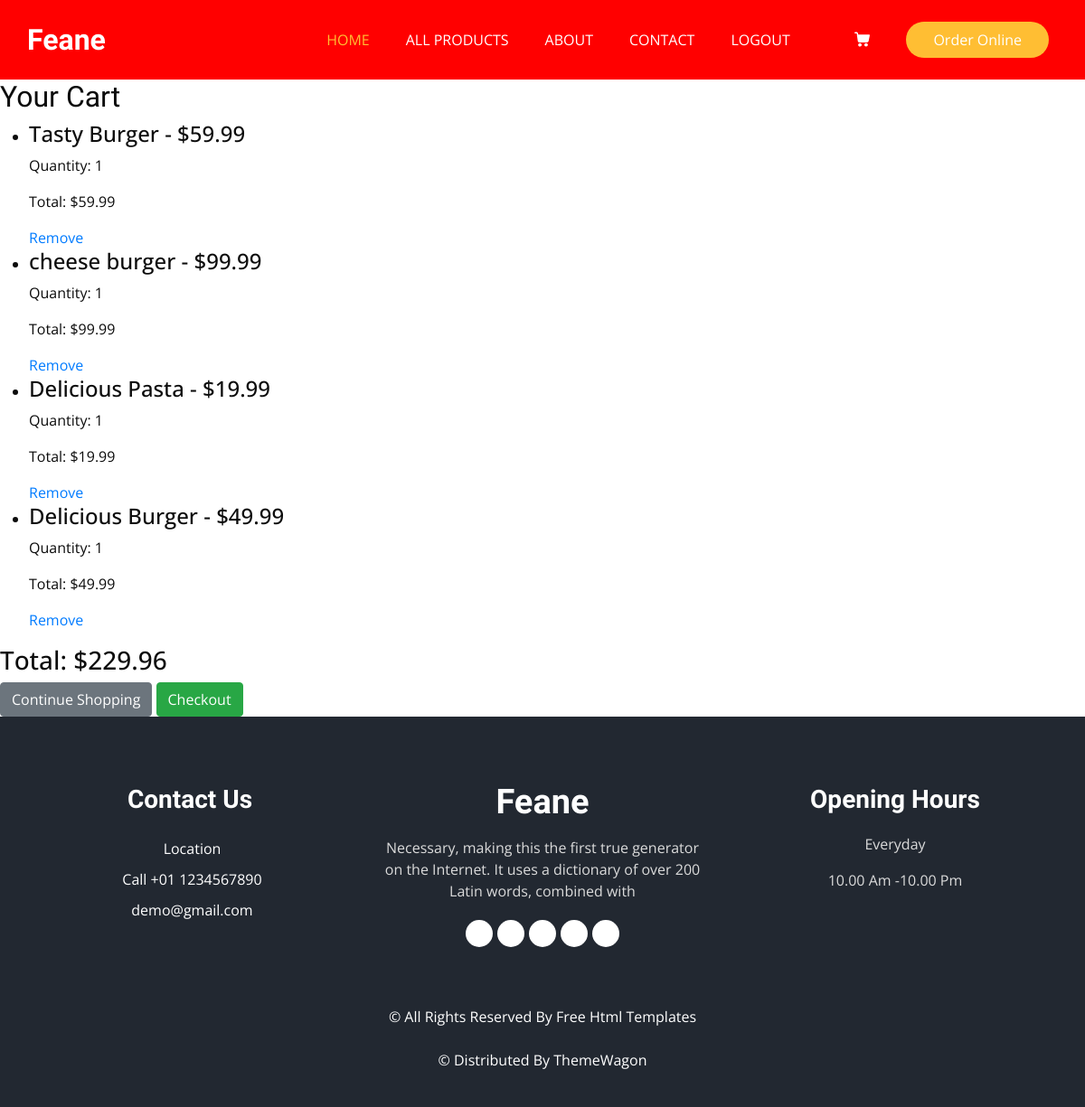
Before: /cart/ (signed in) with the older database file.
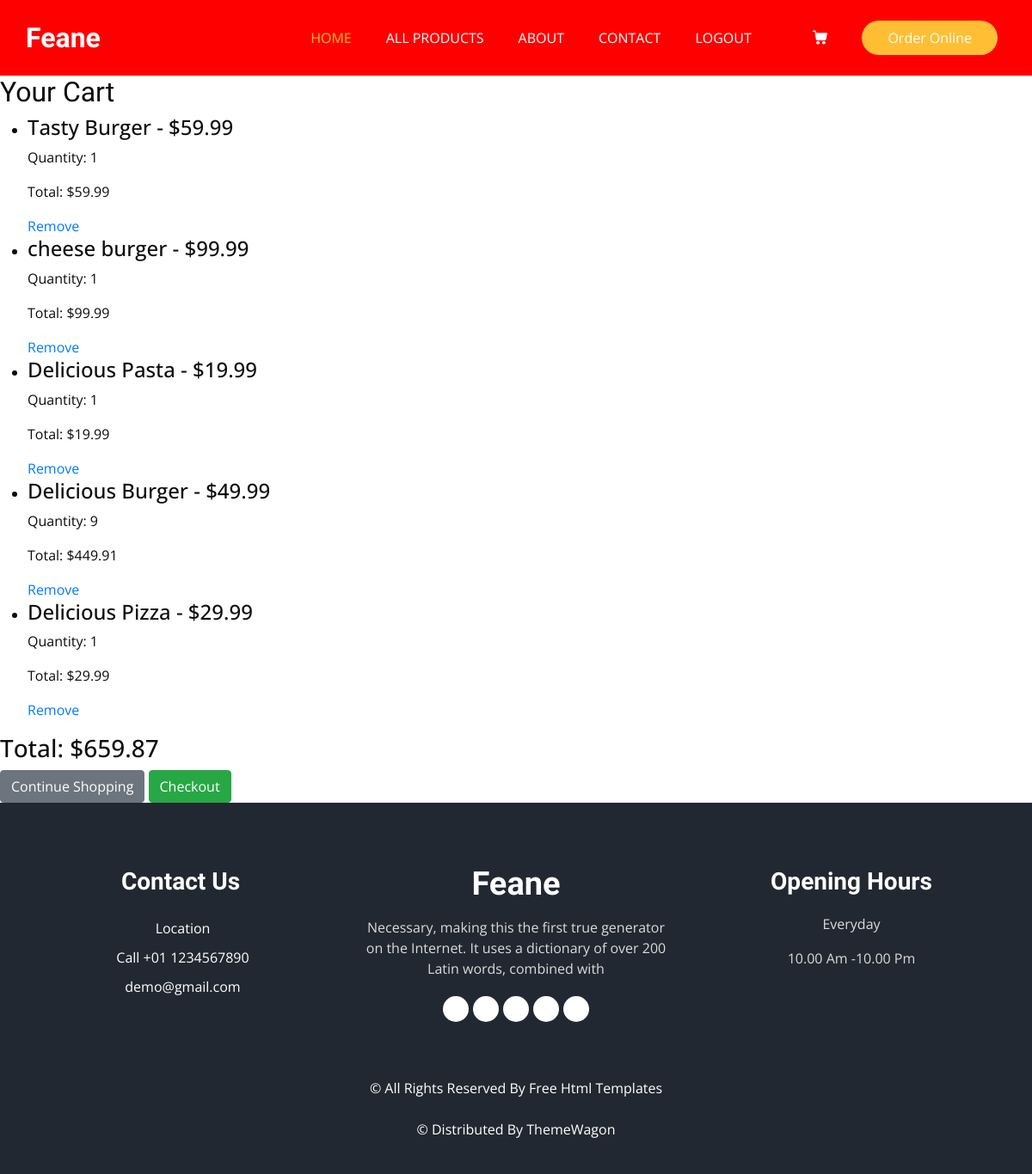
After: the same page with the newer database file.
### ecomm_app/models.py (models this page shows, shortened)
class CartItem(models.Model):
    cart = models.ForeignKey(Cart, related_name='items', on_delete=models.CASCADE)
    product = models.ForeignKey(Product, on_delete=models.CASCADE)
    quantity = models.PositiveIntegerField(default=1)
    @property
    def total_price(self):
        return self.product.price * self.quantity

class Product(models.Model):
    name = models.CharField(max_length=200)
    description = models.TextField()
    price = models.DecimalField(max_digits=10, decimal_places=2)
    image = models.ImageField(upload_to='product_images/', null=True, blank=True)
    category = models.ForeignKey(Category, related_name='products', on_delete=models.CASCADE, null=True, blank=True)

### ecomm_app/views.py (the view)
# urls.py: path('cart/', views.view_cart, name='view_cart'),
@login_required
def view_cart(request):
    cart = Cart.objects.filter(user=request.user).first()
    if cart:
        cart_items = cart.items.all()
        total_price = sum(item.total_price for item in cart_items)
    else:
        cart_items = []
        total_price = 0
    return render(request, 'ecomm/cart.html', {'cart_items': cart_items, 'total_price': total_price})

### ecomm_app/templates/ecomm/cart.html
{% extends "ecomm/base.html" %}
{% load static %}
{% block content %}
    <h2>Your Cart</h2>
    {% if cart_items %}
        <ul>
            {% for item in cart_items %}
                <li>
                    <h4>{{ item.product.name }} - ${{ item.product.price }}</h4>
                    <p>Quantity: {{ item.quantity }}</p>
                    <p>Total: ${{ item.total_price }}</p>
                    <a href="{% url 'remove_from_cart' item.id %}">Remove</a>
                </li>
            {% endfor %}
        </ul>
        <h3>Total: ${{ total_price }}</h3>
    {% else %}
        <p>Your cart is empty.</p>
    {% endif %}
    <a href="/" class="btn btn-secondary">Continue Shopping</a>
    <a href="#" class="btn btn-success">Checkout</a>
{% endblock %}

Changed rows visible on the page:
changed CartItem "Delicious Burger": quantity "1" → "9"; total_price "49.99" → "449.91"
added CartItem: product.name "Delicious Pizza", product.price "29.99", quantity "1", total_price "29.99"
Other visible differences:
{{ total_price }}: "229.96" → "659.87"
